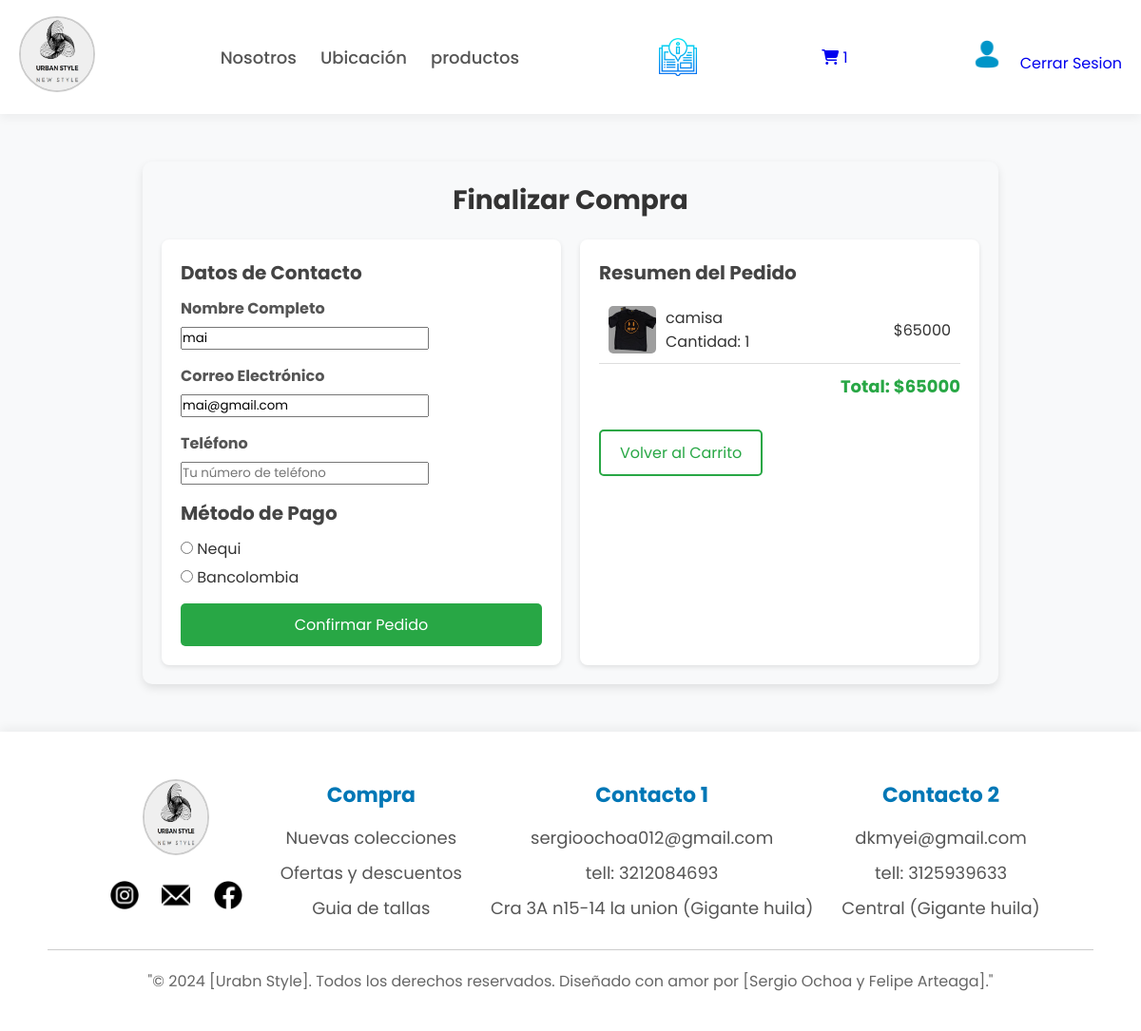
/pasarela/ (signed in), run on an earlier commit of the app's database.
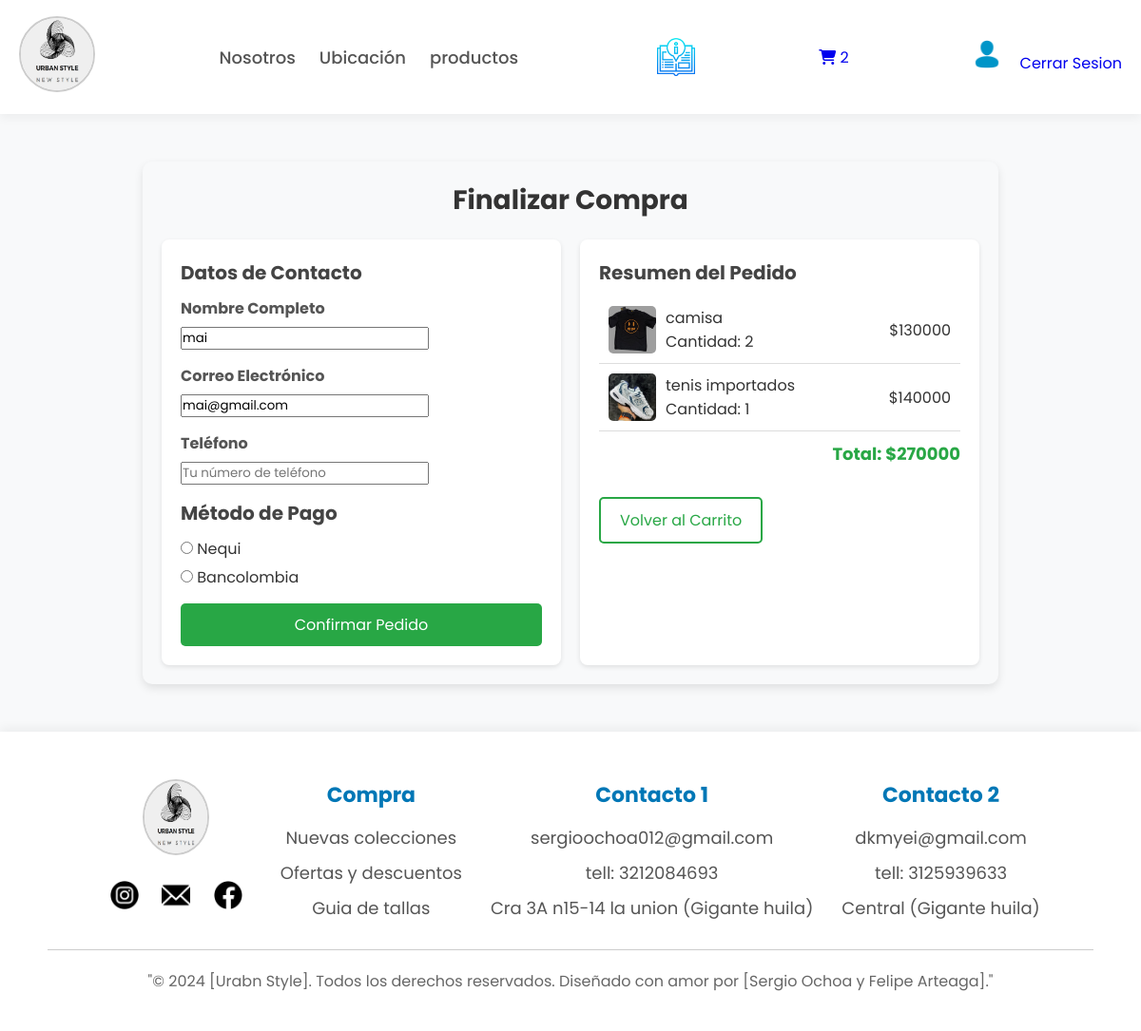
And on a later commit of the database.
### productos/models.py (models this page shows, shortened)
class CarritoItem(models.Model):
    usuario = models.ForeignKey(User, on_delete=models.CASCADE, null=True, blank=True)
    producto = models.ForeignKey(Producto, on_delete=models.CASCADE)
    cantidad = models.IntegerField(default=1)
    sesion_id = models.CharField(max_length=100, null=True, blank=True)
    fecha_creacion = models.DateTimeField(auto_now_add=True)
    def subtotal(self):
        return self.producto.precio * self.cantidad

class Producto(models.Model):
    nombre = models.CharField(max_length=200)
    descripcion = models.TextField()
    precio = models.DecimalField(max_digits=10, decimal_places=0)
    foto = models.ImageField(upload_to='productos/')
    fecha_creacion = models.DateField(auto_now_add=True)

### productos/views.py (the view)
# urls.py: path('pasarela/', views.pasarela, name='pasarela'),
def pasarela(request):
    carrito_items = []
    total = 0
    if request.user.is_authenticated:
        carrito_items = CarritoItem.objects.filter(usuario=request.user)
    else:
        if request.session.session_key:
            carrito_items = CarritoItem.objects.filter(sesion_id=request.session.session_key)
    if not carrito_items:
        messages.warning(request, "Tu carrito está vacío")
        return redirect('ver_carrito')
    for item in carrito_items:
        total += item.subtotal()
    if request.method == 'POST':
        form = OrdenForm(request.POST)
        metodo_pago = request.POST.get('metodo_pago')
        if form.is_valid() and metodo_pago:
            orden = form.save(commit=False)
            if request.user.is_authenticated:
                orden.usuario = request.user
            else:
                orden.sesion_id = request.session.session_key
            orden.total = total
            orden.metodo_pago = metodo_pago
            orden.save()
            for item in carrito_items:
                OrdenItem.objects.create(
                    orden=orden,
                    producto=item.producto,
                    precio=item.producto.precio,
                    cantidad=item.cantidad
                )
            carrito_items.delete()
            enviar_correo_confirmacion(orden)
            messages.success(request, "Tu pedido ha sido procesado con éxito")
            return redirect('confirmar', orden_id=orden.id)
        else:
            messages.error(request, "Por favor selecciona un método de pago válido.")
    else:
        initial_data = {}
        if request.user.is_authenticated:
            try:
                datos = Datos.objects.get(usuario=request.user)
                initial_data = {
                    'nombre': f"{datos.nombre} {datos.apellido}",
                    'email': request.user.email
                }
            except Datos.DoesNotExist:
                initial_data = {
                    'nombre': request.user.username,
                    'email': request.user.email
                }
        form = OrdenForm(initial=initial_data)
    return render(request, 'pasarela.html', {
        'form': form,
        'carrito_items': carrito_items,
        'total': total
    })

### productos/forms.py
class OrdenForm(forms.ModelForm):
    METODOS_PAGO = [
        ('nequi', 'Nequi'),
        ('bancolombia', 'Bancolombia'),
    ]
    metodo_pago = forms.ChoiceField(
        choices=METODOS_PAGO,
        widget=forms.RadioSelect,
        required=True
    )
    class Meta:
        model = Orden
        fields = ['nombre', 'email', 'telefono', 'metodo_pago']
        widgets = {
            'nombre': forms.TextInput(attrs={'class': 'form-control', 'placeholder': 'Tu nombre completo'}),
            'email': forms.EmailInput(attrs={'class': 'form-control', 'placeholder': 'tucorreo@ejemplo.com'}),
            'telefono': forms.TextInput(attrs={'class': 'form-control', 'placeholder': 'Tu número de teléfono'}),
        }

### productos/templates/pasarela.html (shortened to what this page needs)
{% extends 'base.html' %}
{% load static %}
{% block content %}
<link rel="stylesheet" href="{% static 'tienda/pasarela.css' %}">
<div class="checkout-container">
    <h1 class="checkout-titulo">Finalizar Compra</h1>
    <div class="checkout-grid">
        <div class="checkout-form">
            <h2 class="resumen-titulo">Datos de Contacto</h2>
            <form method="POST">
                <div class="form-group">
                    <label for="{{ form.nombre.id_for_label }}">Nombre
Completo</label>
                    {{ form.nombre }}
                </div>
                <div class="form-group">
                    <label for="{{ form.email.id_for_label }}">Correo
Electrónico</label>
                    {{ form.email }}
                </div>
                <div class="form-group">
                    <label for="{{ form.telefono.id_for_label }}">Teléfono</label>
                    {{ form.telefono }}
                </div>
                <h2 class="resumen-titulo">Método de Pago</h2>
                <div class="form-group">
                    {% for radio in form.metodo_pago %}
                        <div class="form-check">
                            {{ radio.tag }} {{ radio.choice_label }}
                        </div>
                    {% endfor %}
                </div>
                <button type="submit" class="btn btn-success">
                    Confirmar Pedido
                </button>
            </form>
        </div>
        <div class="checkout-resumen">
            <h2 class="resumen-titulo">Resumen del Pedido</h2>
            {% for item in carrito_items %}
            <div class="resumen-item">
                <div class="resumen-producto">
                    <img src="{{ item.producto.foto.url }}" alt="{{ item.producto.nombre }}" class="resumen-imagen">
                    <div>
                        <div>{{ item.producto.nombre }}</div>
                        <div>Cantidad: {{ item.cantidad }}</div>
                    </div>
                </div>
                <div>${{ item.subtotal }}</div>
            </div>
            {% endfor %}
            <div class="resumen-total">
                Total: ${{ total }}
            </div>
            <div style="margin-top: 2rem;">
                <a href="{% url 'ver_carrito' %}" class="btn btn-outline">
                    Volver al Carrito
                </a>
            </div>
        </div>
    </div>
</div>
{% endblock %}

What changed in the data, as far as the page shows it:
changed CarritoItem "camisa": cantidad "1" → "2"; subtotal "65000" → "130000"
added CarritoItem: producto.foto (picture), producto.nombre "tenis importados", cantidad "1", subtotal "140000"
Also different on the page:
{{ total_items }}: "1" → "2"
{{ total }}: "65000" → "270000"
